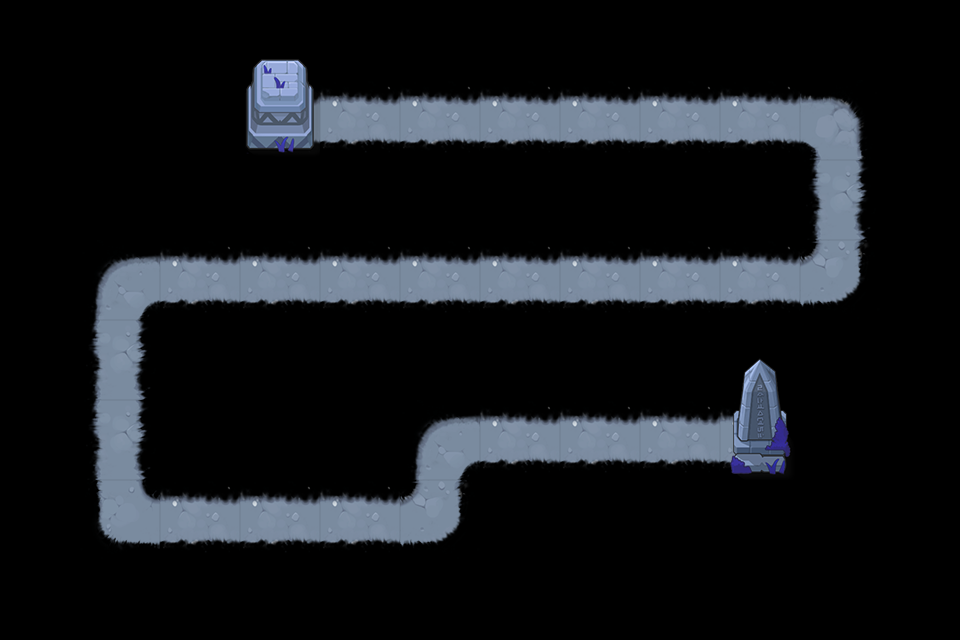

This is a level from a 2D game, rendered from its Tiled map with the project's own tilesets. A one-line summary and the map file follow, with tile-layer data summarised:
An orthogonal 12x8 tile map with 80x80 px tiles, 2 tile layers (road, object) and 16 objects (P0, P1, P2, P3, P4, ...).

<map version="1.0" tiledversion="1.0.3" orientation="orthogonal" renderorder="right-down" width="12" height="8" tilewidth="80" tileheight="80" nextobjectid="19">
 <tileset firstgid="1" name="xuedi" tilewidth="80" tileheight="80" tilecount="15" columns="5">
  <image source="xuedi.png" width="400" height="240" />
 </tileset>
 <layer name="road" width="12" height="8">
  <data>[96 cells, 31 non-empty, 8 distinct tile ids]</data>
 </layer>
 <layer name="object" width="12" height="8">
  <data>[96 cells, 4 non-empty, 4 distinct tile ids]</data>
 </layer>
 <objectgroup name="path" visible="0">
  <object id="1" name="P0" x="320" y="120" />
  <object id="2" name="P1" x="840" y="120" />
  <object id="3" name="P2" x="840" y="280" />
  <object id="4" name="P3" x="120" y="280" />
  <object id="5" name="P4" x="120" y="520" />
  <object id="6" name="P5" x="440" y="520" />
  <object id="7" name="P6" x="440" y="440" />
  <object id="8" name="P7" x="720" y="440" />
  <object id="11" name="O0" x="0" y="80" width="240" height="160" />
  <object id="12" name="O1" x="240" y="160" width="560" height="80" />
  <object id="13" name="O2" x="880" y="80" width="80" height="240" />
  <object id="14" name="O3" x="0" y="240" width="80" height="240" />
  <object id="15" name="O4" x="160" y="320" width="240" height="160" />
  <object id="16" name="O5" x="400" y="320" width="320" height="80" />
  <object id="17" name="O6" x="480" y="480" width="320" height="80" />
  <object id="18" name="O7" x="800" y="320" width="160" height="160" />
 </objectgroup>
</map>
